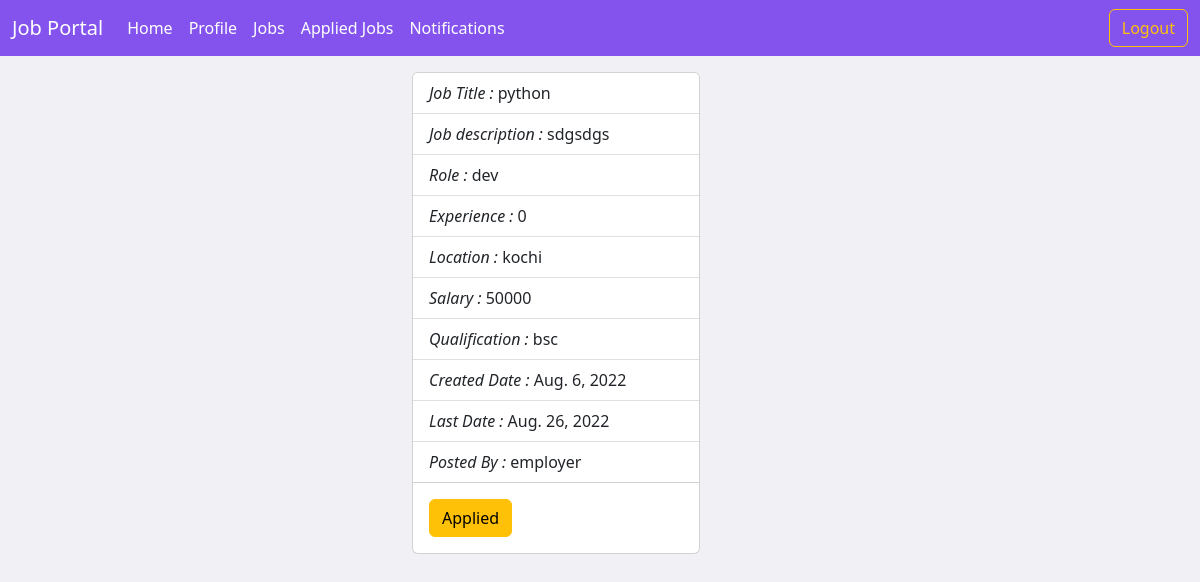
/candidate/job/all/detail/1 (signed in), run on the app's committed database.
### employer/models.py (models this page shows, shortened)
class Jobs(models.Model):
    posted_by = models.ForeignKey(User, on_delete=models.CASCADE, related_name="company")
    job_title = models.CharField(max_length=120)
    job_description = models.TextField()
    role = models.CharField(max_length=120)
    experience = models.PositiveIntegerField(default=0)
    location = models.CharField(max_length=120)
    salary = models.PositiveIntegerField()
    created_date = models.DateField(auto_now_add=True)
    last_date = models.DateField(null=True)
    qualification = models.CharField(max_length=120, null=True)

### users/models.py (models this page shows, shortened)
class User(AbstractUser):
    phone = models.CharField(max_length=12)
    options = (
        ("employer", "employer"),
        ("candidate", "candidate")
    )
    role = models.CharField(max_length=12, choices=options, default="candidate")

### candidate/views.py (the view)
# urls.py: path("job/all/detail/<int:id>", views.CandidateJobDetailView.as_view(), name="cand-jobdetail"),
@method_decorator(signin_required, name="dispatch")
class CandidateJobDetailView(DetailView):
    model = Jobs
    template_name = "cand-jobdetail.html"
    pk_url_kwarg = "id"
    context_object_name = "job"
    def get_context_data(self, **kwargs):
        context = super().get_context_data(**kwargs)
        qs = Applications.objects.filter(applicant=self.request.user, job=self.object)
        print(qs)
        context["status"] = qs
        return context

### candidate/templates/cand-jobdetail.html
{%extends 'base_cand.html'%}
{%block body_block%}
<div class="container-fluid mt-3">
    <div class="row">
        <div class="col-4"></div>
        <div class="col-4">
            <div class="card" style="width: 18rem;">
                <ul class="list-group list-group-flush">
                    <li class="list-group-item"><i>Job Title : </i>{{job.job_title}}</li>
                    <li class="list-group-item"><i>Job description : </i>{{job.job_description}}</li>
                    <li class="list-group-item"><i>Role : </i>{{job.role}}</li>
                    <li class="list-group-item"><i>Experience : </i>{{job.experience}}</li>
                    <li class="list-group-item"><i>Location : </i>{{job.location}}</li>
                    <li class="list-group-item"><i>Salary : </i>{{job.salary}}</li>
                    <li class="list-group-item"><i>Qualification : </i>{{job.qualification}}</li>
                    <li class="list-group-item"><i>Created Date : </i>{{job.created_date}}</li>
                    <li class="list-group-item"><i>Last Date : </i>{{job.last_date}}</li>
                    <li class="list-group-item"><i>Posted By : </i>{{job.posted_by}}</li>
                </ul>
                <div class="card-body">
                    {%if status%}
                    <a href="#" class="card-link btn btn-warning">Applied</a>
                    {%else%}
                    <a href="{%url 'apply_now' job.id%}" class="card-link btn btn-outline-primary">Apply Now</a>
                    {%endif%}
                </div>
            </div>
        </div>
        <div class="col-4"></div>
    </div>
</div>
{%endblock%}

### users/static/css/style.css (style rules this page uses)
body { height:100vh; background-color:#f1f0f5; }

### data on the page
Jobs: job_title "python", job_description "sdgsdgs", role "dev", experience "0", location "kochi", salary "50000", qualification "bsc", created_date "Aug. 6, 2022", last_date "Aug. 26, 2022", posted_by "employer"
